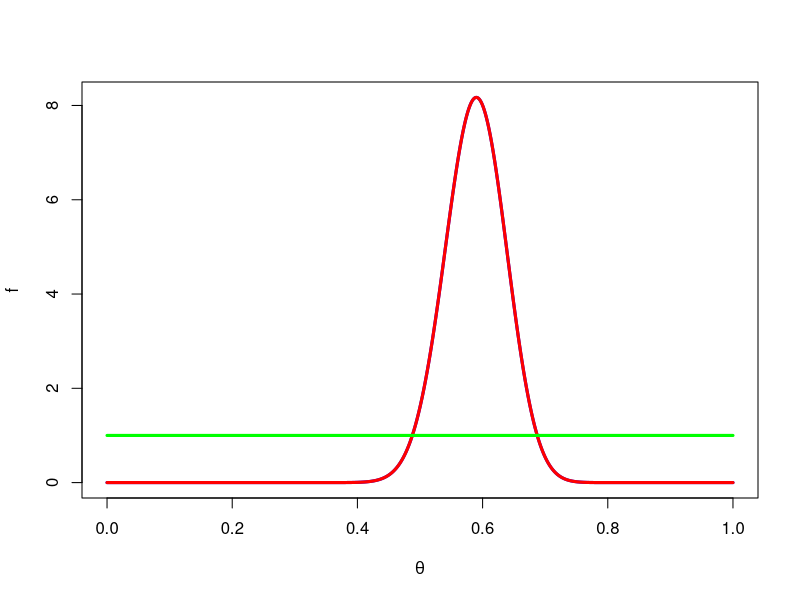
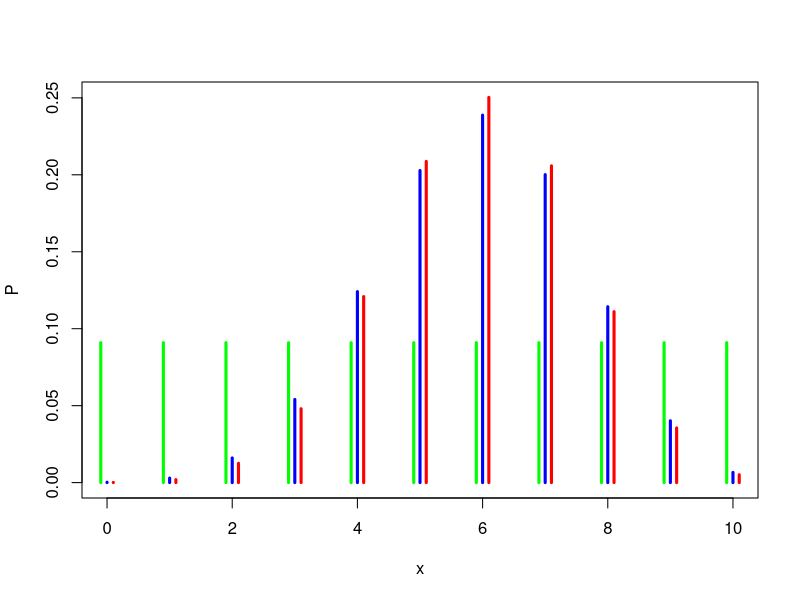

Write the R code that produced these figures, in order.
# ----------------------------------------------------------------------------------------------------
# HOMEWORK 2
# Emilie Engen, 100356077
# ----------------------------------------------------------------------------------------------------
# Working directory
setwd("/Users/Emilie/Dropbox/Skole/UC3M/Bayesian Learning/Homework 2")

# ----------------------------------------------------------------------------------------------------
# Choose a (possibly big) data set from a certain random variable.
# Bernoulli data

# Data generation
x <- rbinom(100,1,0.7)

Bernoullisuff <- function(x){
  return(list("heads"=sum(x),"tails"=length(x)-sum(x)))
}

cc <- Bernoullisuff(x)
heads <- cc$heads
tails <- cc$tails

# ----------------------------------------------------------------------------------------------------
# Assume a parametric model for this variable with a conjugate prior, e.g.:
# Bernoulli data with a Beta prior for the success probability.

# Prior settings
a <- 1
b <- 1

# Prior updating.
betaposterior <- function(heads,tails,a=0,b=0){
  astar <- a+heads
  if (astar==0){stop("Improper posterior")}
  bstar <- b+tails
  if (bstar==0){stop("Improper posterior")}
  return(list("astar"=a+heads,"bstar"=b+tails))
}

# Binomial data with a Beta prior for the success probability.
# Poisson data with a Gamma prior for the mean.
# Exponential data with a Gamma prior for the rate parameter.
# Normal data with a normal-gamma prior for the mean and precision.

# ----------------------------------------------------------------------------------------------------
# Obtain the posterior distribution for the model parameters and the predictive density. 

# Posterior calculations
cc <- betaposterior(heads,tails,a,b)
astar <- cc$astar
bstar <- cc$bstar

# Plot of posterior (blue), scaled likelihood (red) and prior (green if proper)
thetagrid <- seq(0,1,length.out=1001)

# Posterior
fpost <- dbeta(thetagrid,astar,bstar)

# Scaled likelihood
flik <- dbeta(thetagrid,heads+1,tails+1)

fmax <- max(flik,fpost)
plot(thetagrid,fpost,type="l",lwd=3,col="blue",xlim=c(0,1),ylim=c(0,fmax),xlab=expression(theta),ylab="f")
lines(thetagrid,flik,type="l",lwd=3,col="red")

# Prior
if(a>0 && b>0){
  fpri <- dbeta(thetagrid,a,b)
  lines(thetagrid,fpri,type="l",lwd=3,col="green")
}


# Predictive distribution
npred <- 10

# Binomial predictive distribution
Binomialpred <- function(n,x,a,b){
  return(px=exp(lchoose(n,x)+lbeta(a+x,b+n-x)-lbeta(a,b)))
}

px <- Binomialpred(npred,c(0:npred),astar,bstar)
pxclass <- dbinom(c(0:npred),npred,heads/(heads+tails))
fmax <- max(px,pxclass)

# Plot the distribution
plot(c(0:npred),px,type="h",lwd=3,col="blue",ylim=c(0,fmax),xlab="x",ylab="P")
lines(c(0:npred)+0.1,pxclass,type="h",lwd=3,col="red")
if(a>0&&b>0){
  pxpri <- Binomialpred(npred,c(0:npred),a,b)
  lines(c(0:npred)-0.1,pxpri,type="h",lwd=3,col="green")
} 


# ----------------------------------------------------------------------------------------------------
# Calculate various predictive posterior probabilities of quantities of interest.


